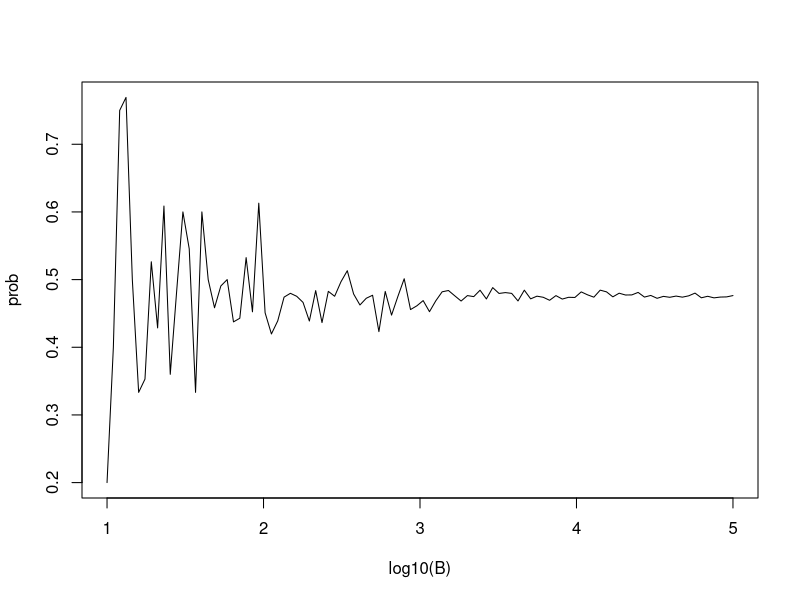

R code for this plot:
B <- 10^seq(1, 5, len = 100)    # defines vector of many B values
compute_prob <- function(B, n = 22){    # function to run Monte Carlo simulation with each B
  same_day <- replicate(B, {
    bdays <- sample(1:365, n, replace = TRUE)
    any(duplicated(bdays))
  })
  mean(same_day)
}

prob <- sapply(B, compute_prob)    # apply compute_prob to many values of B
plot(log10(B), prob, type = "l")    # plot a line graph of estimates 